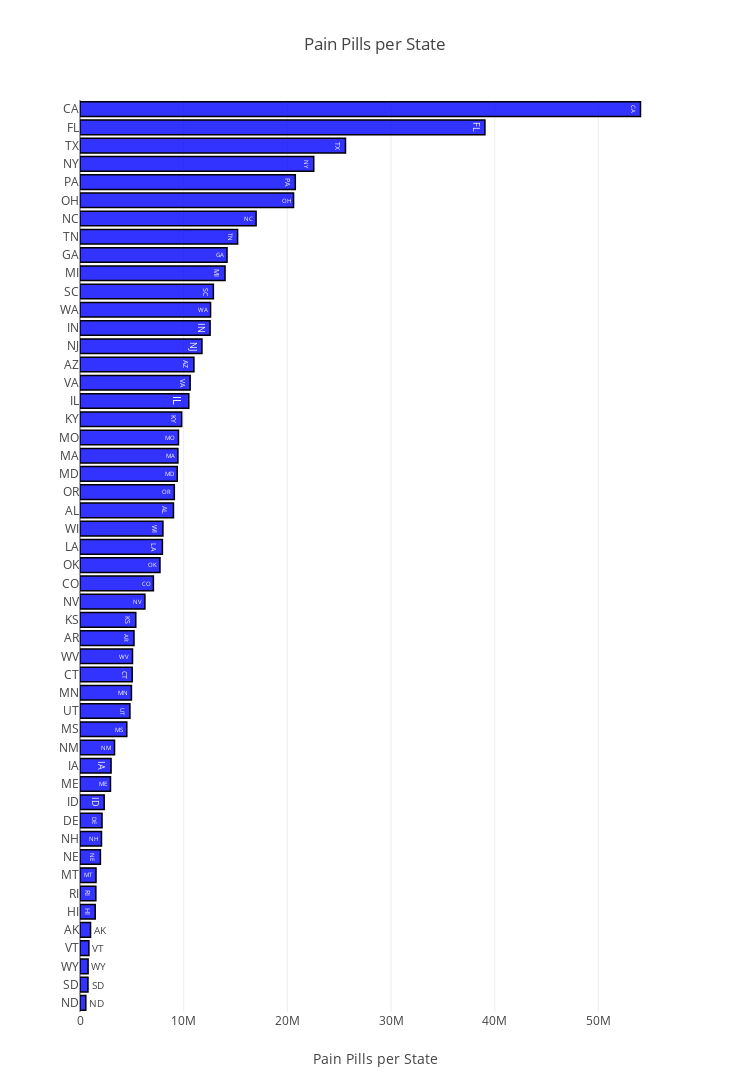

This figure's notebook cell:
### Markdown cell above
Step 3: Visualize data for the entire USA

### Code cell
stateCounts = quantityCounter(df,'BUYER_STATE')
plotHorizontalBarGraph(stateCounts,'QUANTITY','Pain Pills per State','Pain Pills per State',750,1500,0,50)
del stateCounts

### Figure 1 — Plotly figure (JSON) as saved in the notebook; plotly's stock layout.template omitted (floating-point values rounded to 4 significant figures)
{"data": [{"marker": {"color": "rgba(0, 0, 255, 0.8)", "line": {"color": "rgb(0,0,0)", "width": 1.5}}, "name": "Kaggle", "orientation": "h", "text": ["CA", "FL", "TX", "NY", "PA", "OH", "NC", "TN", "GA", "MI", "SC", "WA", "IN", "NJ", "AZ", "VA", "IL", "KY", "MO", "MA", "MD", "OR", "AL", "WI", "LA", "OK", "CO", "NV", "KS", "AR", "WV", "CT", "MN", "UT", "MS", "NM", "IA", "ME", "ID", "DE", "NH", "NE", "MT", "RI", "HI", "AK", "VT", "WY", "SD", "ND", "PR", "DC", "VI", "GU", "MP", "PW", "AE"], "type": "bar", "uid": "e34e0067-c851-498a-882a-588c91617bc2", "x": [54057115, 39053364, 25605244, 22543212, 20764697, 20597201, 16983664, 15199778, 14179170, 13989490, 12862806, 12590916, 12547587, 11760824, 10986577, 10624633, 10492376, 9806368, 9495839, 9440894, 9379480, 9096078, 9013690, 7996459, 7946972, 7712584, 7077010, 6260642, 5379163, 5207399, 5063228, 5035179, 4959550, 4814603, 4513005, 3330624, 2995569, 2939004, 2332507, 2124833, 2072730, 1967370, 1543776, 1527520, 1469276, 1015507, 856909, 780425, 769256, 561409], "y": ["CA", "FL", "TX", "NY", "PA", "OH", "NC", "TN", "GA", "MI", "SC", "WA", "IN", "NJ", "AZ", "VA", "IL", "KY", "MO", "MA", "MD", "OR", "AL", "WI", "LA", "OK", "CO", "NV", "KS", "AR", "WV", "CT", "MN", "UT", "MS", "NM", "IA", "ME", "ID", "DE", "NH", "NE", "MT", "RI", "HI", "AK", "VT", "WY", "SD", "ND", "PR", "DC", "VI", "GU", "MP", "PW", "AE"]}], "layout": {"barmode": "group", "height": 1500, "showlegend": false, "title": {"text": "Pain Pills per State"}, "width": 750, "xaxis": {"title": {"text": "Pain Pills per State"}}, "yaxis": {"automargin": true, "autorange": "reversed"}}}
